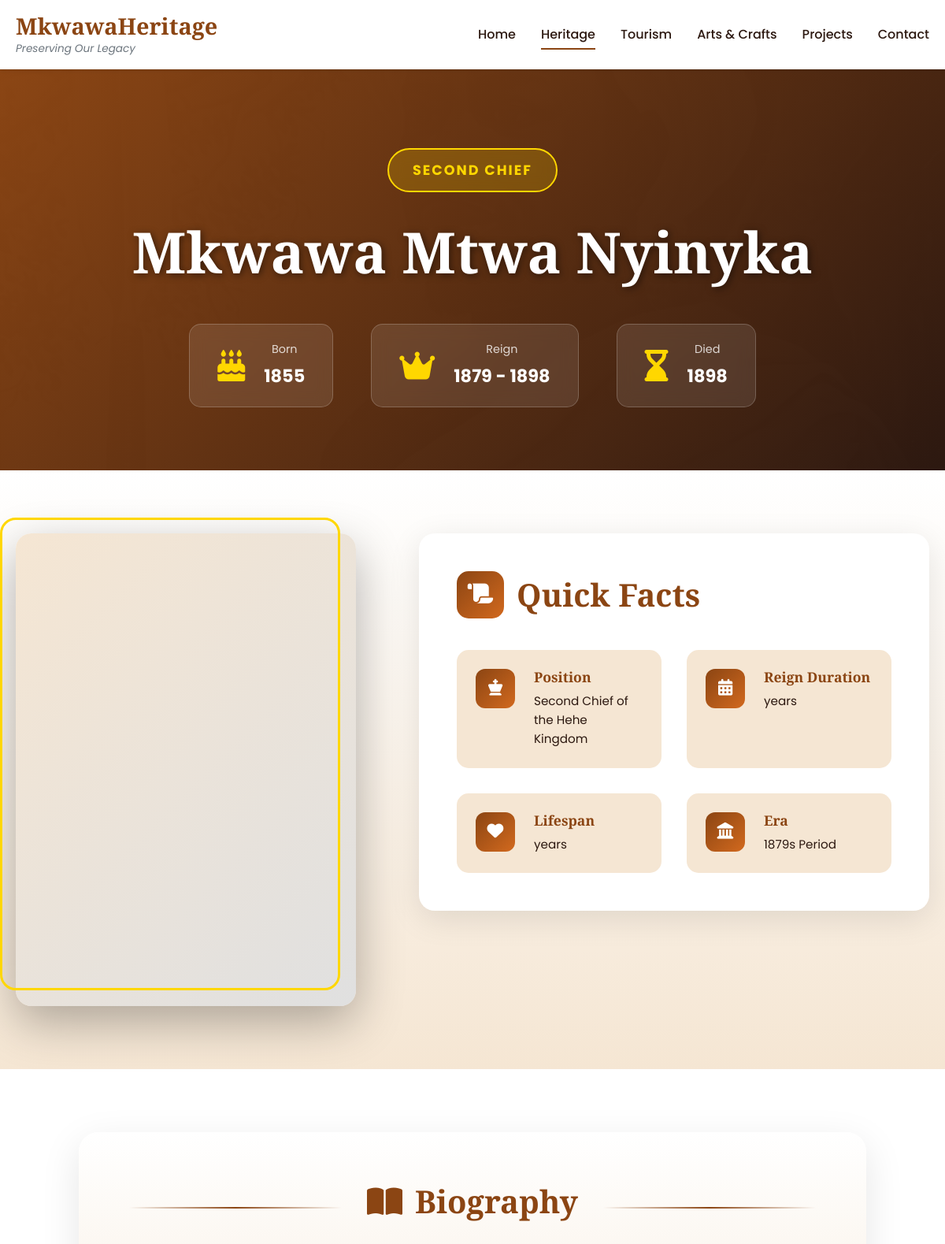
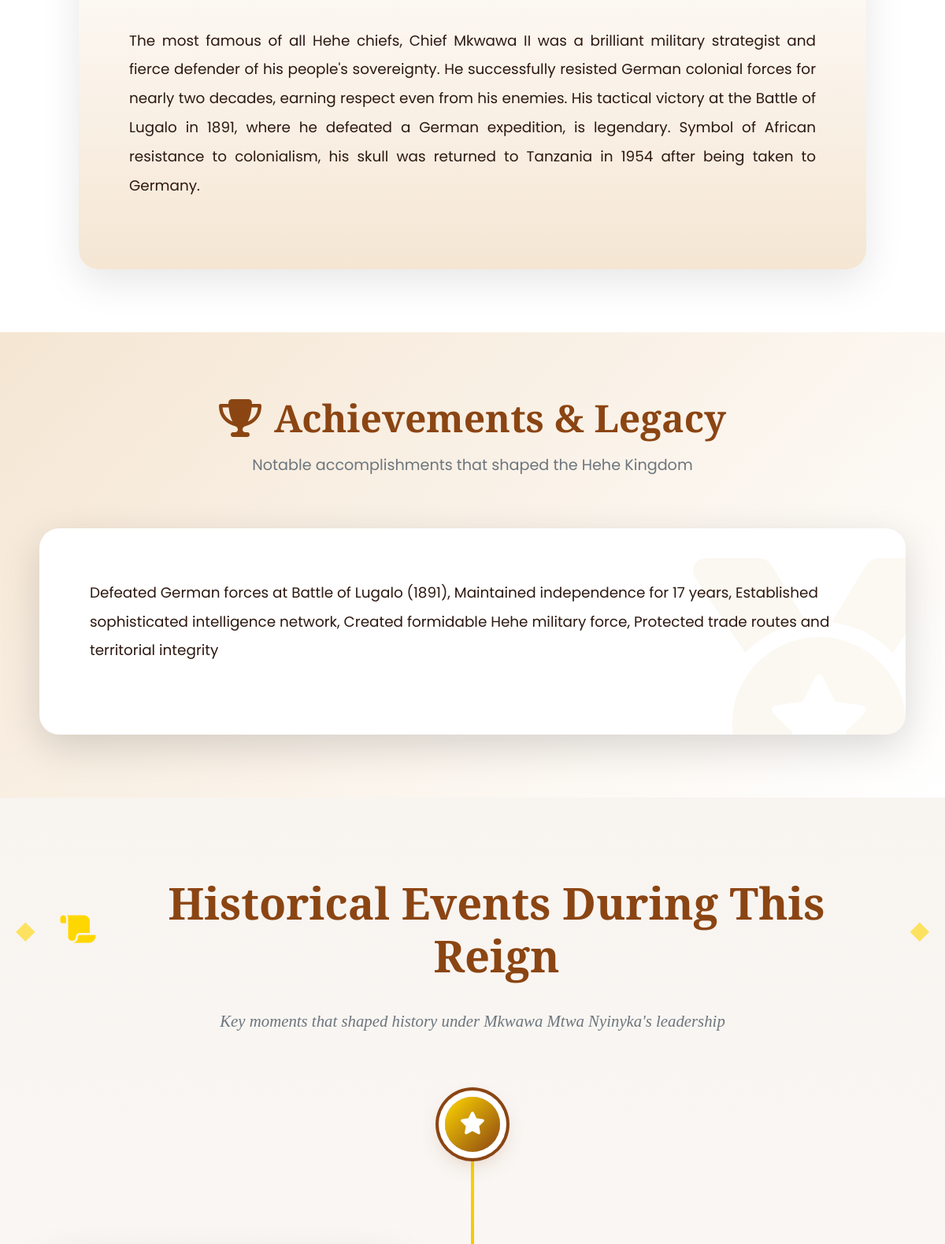
The app's page /heritage/chief/mkwawa-mtwa-nyinyka/ (upper part) with its own data (2 pictures, top to bottom).
### core/models.py (models this page shows, shortened)
class Chief(models.Model):
    CHIEF_POSITIONS = [
        (1, 'First Chief'),
        (2, 'Second Chief'),
        (3, 'Third Chief'),
        (4, 'Fourth Chief'),
        (5, 'Fifth Chief'),
    ]
    name = models.CharField(max_length=200)
    position = models.IntegerField(choices=CHIEF_POSITIONS, unique=True)
    birth_year = models.IntegerField(null=True, blank=True)
    death_year = models.IntegerField(null=True, blank=True)
    reign_start = models.IntegerField()
    reign_end = models.IntegerField(null=True, blank=True)
    biography = models.TextField()
    achievements = models.TextField()
    image = models.ImageField(upload_to='chiefs/', null=True, blank=True)
    slug = models.SlugField(unique=True, blank=True)
    created_at = models.DateTimeField(auto_now_add=True)
    updated_at = models.DateTimeField(auto_now=True)
    class Meta:
        ordering = ['position']
        verbose_name_plural = 'Chiefs'

class HistoricalEvent(models.Model):
    title = models.CharField(max_length=300)
    date = models.DateField()
    description = models.TextField()
    chief = models.ForeignKey(Chief, on_delete=models.SET_NULL, null=True, blank=True, related_name='events')
    image = models.ImageField(upload_to='historical/', null=True, blank=True)
    slug = models.SlugField(unique=True, blank=True)
    created_at = models.DateTimeField(auto_now_add=True)
    class Meta:
        ordering = ['-date']

### core/views.py (the view)
# urls.py: path('heritage/chief/<slug:slug>/', views.chief_detail, name='chief_detail'),
def chief_detail(request, slug):
    chief = get_object_or_404(Chief, slug=slug)
    events = chief.events.all()
    context = {
        'chief': chief,
        'events': events,
    }
    return render(request, 'core/chief_detail.html', context)

### templates/core/chief_detail.html (shortened to what this page needs)
{% extends 'base.html' %}
{% load static %}
{% block content %}
<section class="chief-hero-section">
    <div class="chief-hero-overlay"></div>
    <div class="container">
        <div class="chief-hero-content">
            <div class="chief-badge-position">
                <span class="position-badge">{{ chief.get_position_display }}</span>
            </div>
            <h1 class="chief-hero-title">{{ chief.name }}</h1>
            <div class="chief-hero-stats">
                {% if chief.birth_year %}
                <div class="hero-stat-box">
                    <i class="fas fa-birthday-cake"></i>
                    <div>
                        <span class="stat-label">Born</span>
                        <span class="stat-value">{{ chief.birth_year }}</span>
                    </div>
                </div>
                {% endif %}
                <div class="hero-stat-box">
                    <i class="fas fa-crown"></i>
                    <div>
                        <span class="stat-label">Reign</span>
                        <span class="stat-value">{{ chief.reign_start }} - {% if chief.reign_end %}{{ chief.reign_end }}{% else %}Present{% endif %}</span>
                    </div>
                </div>
                {% if chief.death_year %}
                <div class="hero-stat-box">
                    <i class="fas fa-hourglass-end"></i>
                    <div>
                        <span class="stat-label">Died</span>
                        <span class="stat-value">{{ chief.death_year }}</span>
                    </div>
                </div>
                {% endif %}
            </div>
        </div>
    </div>
</section>
<section class="chief-intro-section">
    <div class="container">
        <div class="chief-intro-grid">
            <div class="chief-portrait-card">
                {% if chief.image %}
                <img src="{{ chief.image.url }}" alt="{{ chief.name }}" class="chief-portrait-img">
                {% else %}
                <div class="chief-portrait-placeholder">
                </div>
                {% endif %}
                <div class="portrait-frame"></div>
            </div>
            <div class="chief-quick-facts">
                <h2 class="section-title-modern">
                    <span class="title-icon"><i class="fas fa-scroll"></i></span>
                    Quick Facts
                </h2>
                <div class="facts-grid">
                    <div class="fact-item">
                        <div class="fact-icon">
                            <i class="fas fa-chess-king"></i>
                        </div>
                        <div class="fact-content">
                            <h4>Position</h4>
                            <p>{{ chief.get_position_display }} of the Hehe Kingdom</p>
                        </div>
                    </div>
                    <div class="fact-item">
                        <div class="fact-icon">
                            <i class="fas fa-calendar-alt"></i>
                        </div>
                        <div class="fact-content">
                            <h4>Reign Duration</h4>
                            <p>{% if chief.reign_end %}{{ chief.reign_end|add:"-"|add:chief.reign_start }} years{% else %}Ongoing{% endif %}</p>
                        </div>
                    </div>
                    {% if chief.birth_year and chief.death_year %}
                    <div class="fact-item">
                        <div class="fact-icon">
                            <i class="fas fa-heart"></i>
                        </div>
                        <div class="fact-content">
                            <h4>Lifespan</h4>
                            <p>{{ chief.death_year|add:"-"|add:chief.birth_year }} years</p>
                        </div>
                    </div>
                    {% endif %}
                    <div class="fact-item">
                        <div class="fact-icon">
                            <i class="fas fa-landmark"></i>
                        </div>
                        <div class="fact-content">
                            <h4>Era</h4>
                            <p>{{ chief.reign_start }}s Period</p>
                        </div>
                    </div>
                </div>
            </div>
        </div>
    </div>
</section>
<section class="chief-biography-section">
    <div class="container">
        <div class="biography-card">
            <div class="section-header-elegant">
                <span class="header-decoration"></span>
                <h2>
                    <i class="fas fa-book-open"></i>
                    Biography
                </h2>
                <span class="header-decoration"></span>
            </div>
            <div class="biography-content">
                {{ chief.biography|linebreaks }}
            </div>
        </div>
    </div>
</section>
<section class="chief-achievements-section">
    <div class="container">
        <div class="achievements-header">
            <h2>
                <i class="fas fa-trophy"></i>
                Achievements & Legacy
            </h2>
            <p class="achievements-subtitle">Notable accomplishments that shaped the Hehe Kingdom</p>
        </div>
        <div class="achievements-card">
            <div class="achievements-icon-bg">
                <i class="fas fa-medal"></i>
            </div>
            <div class="achievements-content">
                {{ chief.achievements|linebreaks }}
            </div>
        </div>
    </div>
</section>
{% if events %}
<section class="chief-events-section">
    <div class="container">
        <div class="events-header-luxury">
            <span class="header-ornament">◆</span>
            <h2>
                <i class="fas fa-scroll"></i>
                Historical Events During This Reign
            </h2>
            <span class="header-ornament">◆</span>
        </div>
        <p class="events-subtitle">Key moments that shaped history under {{ chief.name }}'s leadership</p>
        <div class="events-timeline-modern">
            {% for event in events %}
            <div class="timeline-event-item {% cycle 'timeline-left' 'timeline-right' %}" data-aos="fade-up">
                <div class="timeline-connector">
                    <div class="connector-dot">
                        <i class="fas fa-star"></i>
                    </div>
                    {% if not forloop.last %}
                    <div class="connector-line"></div>
                    {% endif %}
                </div>
            </div>
            {% endfor %}
        </div>
    </div>
</section>
{% endif %}
{% endblock %}

### records on screen
Chief: position "SECOND CHIEF", name "Mkwawa Mtwa Nyinyka", birth_year "1855", reign_start "1879", reign_end "1898", death_year "1898", position "Second Chief", biography "The most famous of all Hehe chiefs, Chief Mkwawa II was a brilliant military strategist and fierce defender of his people's sovereignty. He successfully resisted German colonial forces for nearly two decades, earning respect even from his enemies. His tactical victory at the Battle of Lugalo in 1891, where he defeated a German expedition, is legendary. Symbol of African resistance to colonialism, his skull was returned to Tanzania in 1954 after being taken to Germany.", achievements "Defeated German forces at Battle of Lugalo (1891), Maintained independence for 17 years, Established sophisticated intelligence network, Created formidable Hehe military force, Protected trade routes and territorial integrity"
